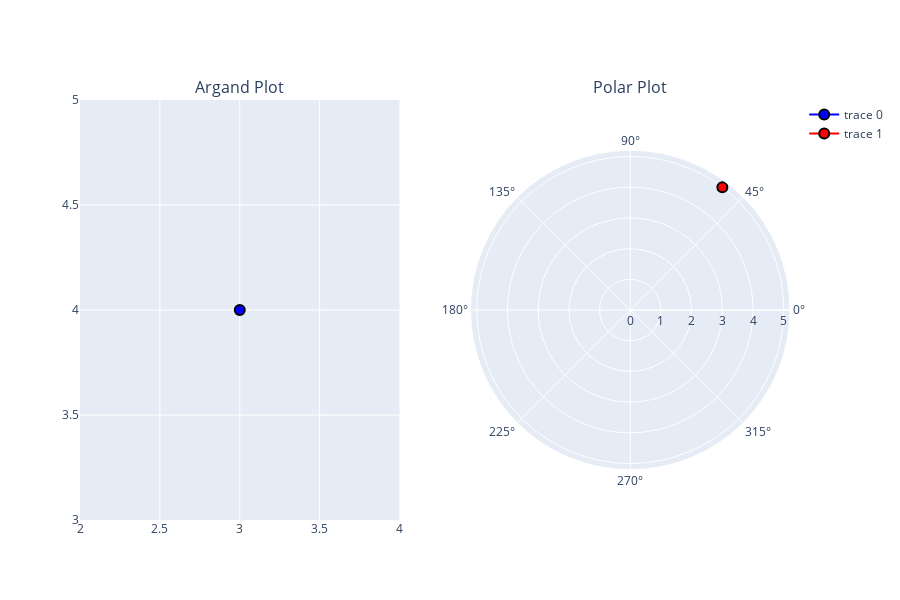

Notebook source saved alongside this figure:
### Code cell
z = 3 + 4j

scatter_plot = go.Figure()

scatter_plot.add_trace(go.Scatter(
    x=[z.real],
    y=[z.imag],
    mode='markers+lines',
    marker=dict(
        color='blue',
        size=10,
        symbol='circle',
        line=dict(width=2, color='black')
    ),
    text=[f'Real: {z.real:.2f}', f'Imaginary: {z.imag:.2f}']
))

scatter_plot.update_layout(
    xaxis_title='Real',
    yaxis_title='Imaginary',
    title='Scatter Plot',
    xaxis=dict(
        showgrid=True,
        gridwidth=0.5,
        gridcolor='lightgray',
        range=[-5, 5]
    ),
    yaxis=dict(
        showgrid=True,
        gridwidth=0.5,
        gridcolor='lightgray',
        range=[-5, 5]
    ),
    plot_bgcolor='white',
    width=400
)

scatterpolar_plot = go.Figure()

scatterpolar_plot.add_trace(go.Scatterpolar(
    r=[np.abs(z)],
    theta=[np.angle(z)*180/np.pi],
    mode='markers+lines',
    marker=dict(
        color='red',
        size=10,
        symbol='circle',
        line=dict(width=2, color='black')
    ),
    text=[f'Magnitude: {np.abs(z):.2f}', f'Phase: {np.angle(z):.2f} radians']
))

scatterpolar_plot.update_layout(
    polar=dict(
        radialaxis=dict(
            showgrid=True,
            gridwidth=0.5,
            gridcolor='lightgray'
        ),
        angularaxis=dict(
            showgrid=True,
            gridwidth=0.5,
            gridcolor='lightgray'
        )
    ),
    title='Polar Plot',
    width=400
)

fig = make_subplots(rows=1, cols=2,specs = [[{'type':'xy'},{'type':'polar'}]], subplot_titles=['Argand Plot', 'Polar Plot'])
fig.add_trace(scatter_plot.data[0], row=1, col=1)
fig.add_trace(scatterpolar_plot.data[0], row=1, col=2)

fig.update_layout(
    autosize=False,
    width=900,
    height=600,
)

fig.show()

### Figure 1 — Plotly figure (JSON) as saved in the notebook; plotly's stock layout.template omitted (floating-point values rounded to 4 significant figures)
{"data": [{"marker": {"color": "blue", "line": {"color": "black", "width": 2}, "size": 10, "symbol": "circle"}, "mode": "markers+lines", "text": ["Real: 3.00", "Imaginary: 4.00"], "type": "scatter", "x": [3], "xaxis": "x", "y": [4], "yaxis": "y"}, {"marker": {"color": "red", "line": {"color": "black", "width": 2}, "size": 10, "symbol": "circle"}, "mode": "markers+lines", "r": [5], "subplot": "polar", "text": ["Magnitude: 5.00", "Phase: 0.93 radians"], "theta": [53.13], "type": "scatterpolar"}], "layout": {"annotations": [{"font": {"size": 16}, "showarrow": false, "text": "Argand Plot", "x": 0.225, "xanchor": "center", "xref": "paper", "y": 1, "yanchor": "bottom", "yref": "paper"}, {"font": {"size": 16}, "showarrow": false, "text": "Polar Plot", "x": 0.775, "xanchor": "center", "xref": "paper", "y": 1, "yanchor": "bottom", "yref": "paper"}], "autosize": false, "height": 600, "polar": {"domain": {"x": [0.55, 1], "y": [0, 1]}}, "width": 900, "xaxis": {"anchor": "y", "domain": [0, 0.45]}, "yaxis": {"anchor": "x", "domain": [0, 1]}}}
